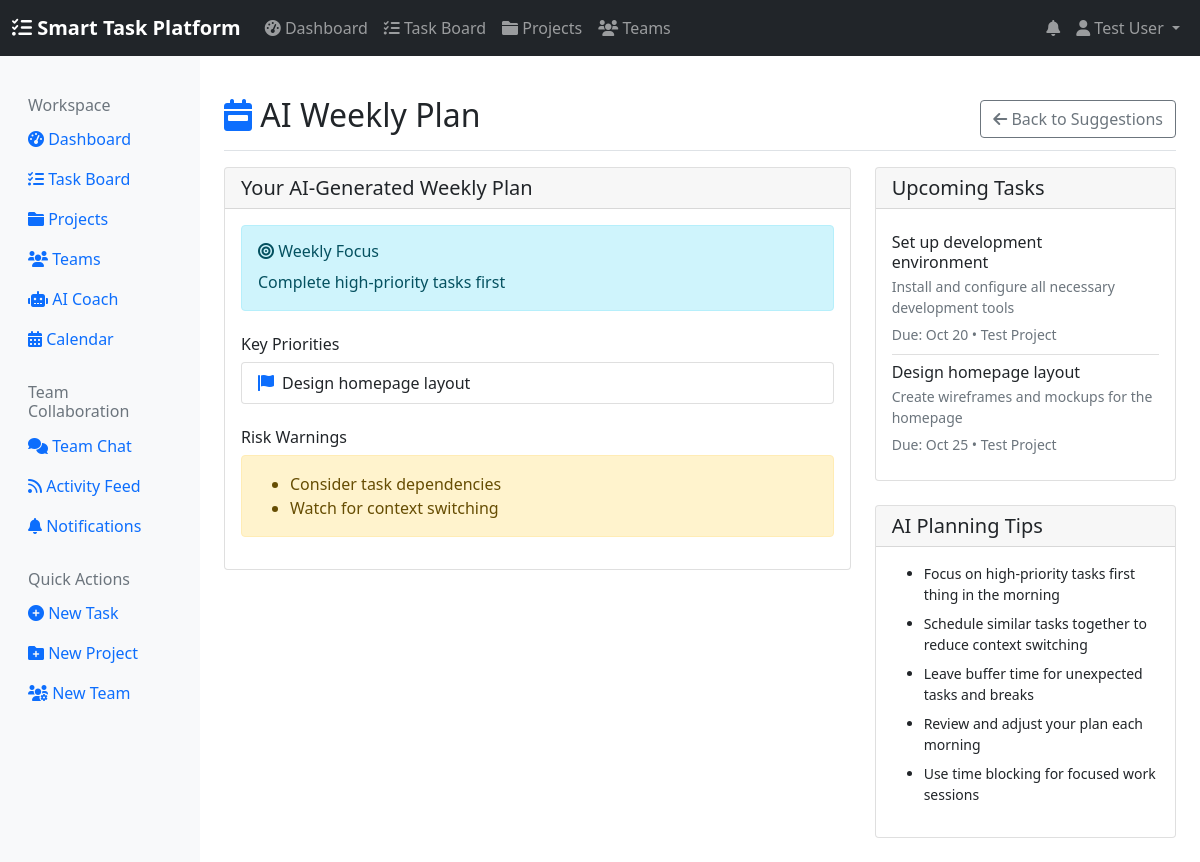
/ai-coach/weekly-plan/ (signed in), run on the app's committed database.
### users/models.py (models this page shows, shortened)
class CustomUser(AbstractUser):
    bio = models.TextField(max_length=500, blank=True)
    phone_number = models.CharField(max_length=15, blank=True)
    job_title = models.CharField(max_length=100, blank=True)
    department = models.CharField(max_length=100, blank=True)
    timezone = TimeZoneField(default='UTC')
    country = CountryField(blank=True)
    avatar = models.ImageField(upload_to='avatars/', blank=True, null=True)
    email_notifications = models.BooleanField(default=True)
    desktop_notifications = models.BooleanField(default=True)
    daily_digest = models.BooleanField(default=True)
    workday_start = models.TimeField(default='09:00')
    workday_end = models.TimeField(default='17:00')
    working_days = models.CharField(
        max_length=13,
        default='monday,tuesday,wednesday,thursday,friday',
        help_text="Comma-separated list of working days"
    )
    ai_task_suggestions = models.BooleanField(default=True)
    ai_time_optimization = models.BooleanField(default=True)

### tasks/models.py (models this page shows, shortened)
class Task(models.Model):
    PRIORITY_CHOICES = [
        ('low', 'Low'),
        ('medium', 'Medium'),
        ('high', 'High'),
        ('urgent', 'Urgent'),
    ]
    STATUS_CHOICES = [
        ('todo', 'To Do'),
        ('in_progress', 'In Progress'),
        ('review', 'Review'),
        ('done', 'Done'),
        ('blocked', 'Blocked'),
    ]
    title = models.CharField(max_length=200)
    description = models.TextField(blank=True)
    project = models.ForeignKey(Project, on_delete=models.CASCADE)
    assigned_to = models.ForeignKey(settings.AUTH_USER_MODEL, on_delete=models.SET_NULL, null=True, blank=True, related_name='assigned_tasks')
    created_by = models.ForeignKey(settings.AUTH_USER_MODEL, related_name='created_tasks', on_delete=models.CASCADE)
    due_date = models.DateTimeField(null=True, blank=True)
    priority = models.CharField(max_length=20, choices=PRIORITY_CHOICES, default='medium')
    status = models.CharField(max_length=20, choices=STATUS_CHOICES, default='todo')
    estimated_hours = models.DecimalField(max_digits=5, decimal_places=2, null=True, blank=True)
    actual_hours = models.DecimalField(max_digits=5, decimal_places=2, null=True, blank=True)
    created_at = models.DateTimeField(auto_now_add=True)
    updated_at = models.DateTimeField(auto_now=True)
    order = models.IntegerField(default=0)
    tags = models.CharField(max_length=200, blank=True)
    class Meta:
        ordering = ['order', '-priority', 'created_at']
        indexes = [
            models.Index(fields=['status', 'priority']),
            models.Index(fields=['assigned_to', 'due_date']),
        ]

class Project(models.Model):
    name = models.CharField(max_length=200)
    description = models.TextField(blank=True)
    team = models.ForeignKey('users.Team', on_delete=models.CASCADE)  # Reference users.Team
    color = models.CharField(max_length=7, default='#3498db')
    created_at = models.DateTimeField(auto_now_add=True)
    is_active = models.BooleanField(default=True)
    class Meta:
        ordering = ['-created_at']

### ai_coach/views.py (the view)
# urls.py: path('weekly-plan/', views.generate_weekly_plan, name='generate_weekly_plan'),
@login_required
def generate_weekly_plan(request):
    ai_service = AICoachService()
    weekly_plan = ai_service.generate_weekly_plan(request.user)
    upcoming_tasks = Task.objects.filter(
        assigned_to=request.user,
        status__in=['todo', 'in_progress'],
        due_date__lte=timezone.now() + timedelta(days=14)
    ).select_related('project').order_by('due_date', '-priority')
    return render(request, 'ai_coach/weekly_plan.html', {
        'weekly_plan': weekly_plan,
        'upcoming_tasks': upcoming_tasks
    })

### ai_coach/services.py (called while the page is built, shortened)
    def generate_weekly_plan(self, user):
        upcoming_tasks = Task.objects.filter(
            assigned_to=user,
            status__in=['todo', 'in_progress'],
            due_date__lte=timezone.now() + timedelta(days=14)
        ).select_related('project')
        if not self.client:
            return self._get_fallback_weekly_plan(upcoming_tasks)

    def _get_fallback_weekly_plan(self, tasks):
        high_priority_tasks = [t for t in tasks if t.priority in ['high', 'urgent']]
        other_tasks = [t for t in tasks if t.priority not in ['high', 'urgent']]
        return {
            'success': True,
            'weekly_focus': 'Complete high-priority tasks first',
            'daily_plans': {},
            'key_priorities': [t.title for t in high_priority_tasks[:3]],
            'risk_warnings': ['Consider task dependencies', 'Watch for context switching']
        }

### templates/ai_coach/weekly_plan.html (shortened to what this page needs)
{% extends 'base.html' %}
{% block content %}
<div class="d-flex justify-content-between flex-wrap flex-md-nowrap align-items-center pt-3 pb-2 mb-3 border-bottom">
    <h1 class="h2">
        <i class="fas fa-calendar-week text-primary"></i> AI Weekly Plan
    </h1>
    <div class="btn-toolbar mb-2 mb-md-0">
        <a href="{% url 'ai_coach:ai_suggestions' %}" class="btn btn-outline-secondary">
            <i class="fas fa-arrow-left"></i> Back to Suggestions
        </a>
    </div>
</div>
<div class="row">
    <div class="col-md-8">
        {% if weekly_plan.success %}
        <div class="card">
            <div class="card-header">
                <h5 class="mb-0">Your AI-Generated Weekly Plan</h5>
            </div>
            <div class="card-body">
                <div class="alert alert-info">
                    <h6><i class="fas fa-bullseye"></i> Weekly Focus</h6>
                    <p class="mb-0">{{ weekly_plan.weekly_focus }}</p>
                </div>
                <h6 class="mt-4">Key Priorities</h6>
                <ul class="list-group mb-4">
                    {% for priority in weekly_plan.key_priorities %}
                    <li class="list-group-item">
                        <i class="fas fa-flag text-primary me-2"></i>{{ priority }}
                    </li>
                    {% endfor %}
                </ul>
                {% if weekly_plan.risk_warnings %}
                <h6>Risk Warnings</h6>
                <div class="alert alert-warning">
                    <ul class="mb-0">
                        {% for warning in weekly_plan.risk_warnings %}
                        <li>{{ warning }}</li>
                        {% endfor %}
                    </ul>
                </div>
                {% endif %}
            </div>
        </div>
        {% endif %}
    </div>
    <div class="col-md-4">
        <div class="card">
            <div class="card-header">
                <h5 class="mb-0">Upcoming Tasks</h5>
            </div>
            <div class="card-body">
                {% if upcoming_tasks %}
                <div class="list-group list-group-flush">
                    {% for task in upcoming_tasks|slice:":8" %}
                    <div class="list-group-item px-0">
                        <div class="d-flex w-100 justify-content-between">
                            <h6 class="mb-1">{{ task.title }}</h6>
                            <span class="badge bg-{{ task.priority }}">{{ task.get_priority_display }}</span>
                        </div>
                        <p class="mb-1 small text-muted">{{ task.description|truncatewords:10 }}</p>
                        <small class="text-muted">
                            Due: {{ task.due_date|date:"M d" }} • {{ task.project.name }}
                        </small>
                    </div>
                    {% endfor %}
                </div>
                {% else %}
                <p class="text-muted">No upcoming tasks found.</p>
                {% endif %}
            </div>
        </div>
        <div class="card mt-4">
            <div class="card-header">
                <h5 class="mb-0">AI Planning Tips</h5>
            </div>
            <div class="card-body">
                <ul class="small">
                    <li class="mb-2">Focus on high-priority tasks first thing in the morning</li>
                    <li class="mb-2">Schedule similar tasks together to reduce context switching</li>
                    <li class="mb-2">Leave buffer time for unexpected tasks and breaks</li>
                    <li class="mb-2">Review and adjust your plan each morning</li>
                    <li>Use time blocking for focused work sessions</li>
                </ul>
            </div>
        </div>
    </div>
</div>
{% endblock %}

### templates/base.html (shortened to what this page needs)
<!DOCTYPE html>
<html lang="en">
<head>
    <link href="https://cdn.jsdelivr.net/npm/bootstrap@5.1.3/dist/css/bootstrap.min.css" rel="stylesheet">
    <link href="https://cdnjs.cloudflare.com/ajax/libs/font-awesome/6.0.0/css/all.min.css" rel="stylesheet">
</head>
<body>
    <nav class="navbar navbar-expand-lg navbar-dark bg-dark">
        <div class="container-fluid">
            <a class="navbar-brand" href="{% url 'dashboard' %}">
                <i class="fas fa-tasks"></i> Smart Task Platform
            </a>
            <div class="collapse navbar-collapse" id="navbarNav">
                <ul class="navbar-nav me-auto">
                    <li class="nav-item">
                        <a class="nav-link" href="{% url 'dashboard' %}">
                            <i class="fas fa-tachometer-alt"></i> Dashboard
                        </a>
                    </li>
                    <li class="nav-item">
                        <a class="nav-link" href="{% url 'tasks:task_board' %}">
                            <i class="fas fa-tasks"></i> Task Board
                        </a>
                    </li>
                    <li class="nav-item">
                        <a class="nav-link" href="{% url 'tasks:project_list' %}">
                            <i class="fas fa-folder"></i> Projects
                        </a>
                    </li>
                    <li class="nav-item">
                        <a class="nav-link" href="{% url 'users:team_list' %}">
                            <i class="fas fa-users"></i> Teams
                        </a>
                    </li>
                </ul>
                <ul class="navbar-nav">
                    {% if user.is_authenticated %}
                        <li class="nav-item dropdown">
                            <a class="nav-link position-relative" href="#" id="notificationDropdown" role="button" data-bs-toggle="dropdown">
                                <i class="fas fa-bell"></i>
                            </a>
                        </li>
                        <li class="nav-item dropdown">
                            <a class="nav-link dropdown-toggle" href="#" id="navbarDropdown" role="button" data-bs-toggle="dropdown">
                                <i class="fas fa-user"></i> {{ user.get_full_name|default:user.username }}
                            </a>
                        </li>
                    {% endif %}
                </ul>
            </div>
        </div>
    </nav>
    <div class="container-fluid">
        <div class="row">
            <nav class="col-md-3 col-lg-2 d-md-block sidebar collapse">
                <div class="position-sticky pt-3">
                    <h6 class="sidebar-heading d-flex justify-content-between align-items-center px-3 mt-4 mb-1 text-muted">
                        <span>Workspace</span>
                    </h6>
                    <ul class="nav flex-column">
                        <li class="nav-item">
                            <a class="nav-link {% if request.resolver_match.url_name == 'dashboard' %}active{% endif %}" href="{% url 'dashboard' %}">
                                <i class="fas fa-tachometer-alt"></i>
                                Dashboard
                            </a>
                        </li>
                        <li class="nav-item">
                            <a class="nav-link {% if request.resolver_match.url_name == 'task_board' %}active{% endif %}" href="{% url 'tasks:task_board' %}">
                                <i class="fas fa-tasks"></i>
                                Task Board
                            </a>
                        </li>
                        <li class="nav-item">
                            <a class="nav-link {% if request.resolver_match.url_name == 'project_list' %}active{% endif %}" href="{% url 'tasks:project_list' %}">
                                <i class="fas fa-folder"></i>
                                Projects
                            </a>
                        </li>
                        <li class="nav-item">
                            <a class="nav-link {% if request.resolver_match.url_name == 'team_list' %}active{% endif %}" href="{% url 'users:team_list' %}">
                                <i class="fas fa-users"></i>
                                Teams
                            </a>
                        </li>
                        <li class="nav-item">
                            <a class="nav-link {% if request.resolver_match.url_name == 'ai_suggestions' %}active{% endif %}" href="{% url 'ai_coach:ai_suggestions' %}">
                                <i class="fas fa-robot"></i>
                                AI Coach
                            </a>
                        </li>
                        <li class="nav-item">
                            <a class="nav-link {% if 'calendar' in request.path %}active{% endif %}" href="{% url 'calendar:calendar_view' %}">
                                <i class="fas fa-calendar-alt"></i>
                                Calendar
                            </a>
                        </li>
                    </ul>
                    {% if user.is_authenticated %}
                    <h6 class="sidebar-heading d-flex justify-content-between align-items-center px-3 mt-4 mb-1 text-muted">
                        <span>Team Collaboration</span>
                    </h6>
                    <ul class="nav flex-column">
    <li class="nav-item">
        <a class="nav-link {% if 'team-chat' in request.path %}active{% endif %}"
           href="{% url 'team_chat:chat_home' %}">
            <i class="fas fa-comments"></i>
            Team Chat
        </a>
    </li>
    <li class="nav-item">
        <a class="nav-link {% if 'activity' in request.path %}active{% endif %}"
           href="{% url 'activity_feeds:user_activity_feed' %}">
            <i class="fas fa-rss"></i>
            Activity Feed
        </a>
    </li>
    <li class="nav-item">
        <a class="nav-link {% if 'notifications' in request.path %}active{% endif %}"
           href="{% url 'notifications:notification_list' %}">
            <i class="fas fa-bell"></i>
            Notifications
        </a>
    </li>
</ul>
                    <h6 class="sidebar-heading d-flex justify-content-between align-items-center px-3 mt-4 mb-1 text-muted">
                        <span>Quick Actions</span>
                    </h6>
                    <ul class="nav flex-column">
                        <li class="nav-item">
                            <a class="nav-link" href="{% url 'tasks:create_task' %}">
                                <i class="fas fa-plus-circle"></i>
                                New Task
                            </a>
                        </li>
                        <li class="nav-item">
                            <a class="nav-link" href="{% url 'tasks:create_project' %}">
                                <i class="fas fa-folder-plus"></i>
                                New Project
                            </a>
                        </li>
                        <li class="nav-item">
                            <a class="nav-link" href="{% url 'users:team_create' %}">
                                <i class="fas fa-users-cog"></i>
                                New Team
                            </a>
                        </li>
                    </ul>
                    {% endif %}
                </div>
            </nav>
            <main class="col-md-9 ms-sm-auto col-lg-10 px-md-4 py-4">
                {% block content %}
                {% endblock %}
            </main>
        </div>
    </div>
    <div id="toastContainer" class="toast-container position-fixed top-0 end-0 p-3"></div>
</body>
</html>

### templates/base.html (style rules this page uses)
.sidebar { min-height: 100vh; background-color: #f8f9fa; }
.navbar-brand { font-weight: bold; }

### data on the page
CustomUser: get_full_name "Test User"
Task: key_priorities "Design homepage layout", title "Design homepage layout", description "Create wireframes and mockups for the homepage", due_date "Oct 25", project.name "Test Project"
Task: title "Set up development environment", description "Install and configure all necessary development tools", due_date "Oct 20", project.name "Test Project"

### other printed values
{{ weekly_plan.weekly_focus }} "Complete high-priority tasks first"
{{ warning }} "Consider task dependencies" "Watch for context switching"
